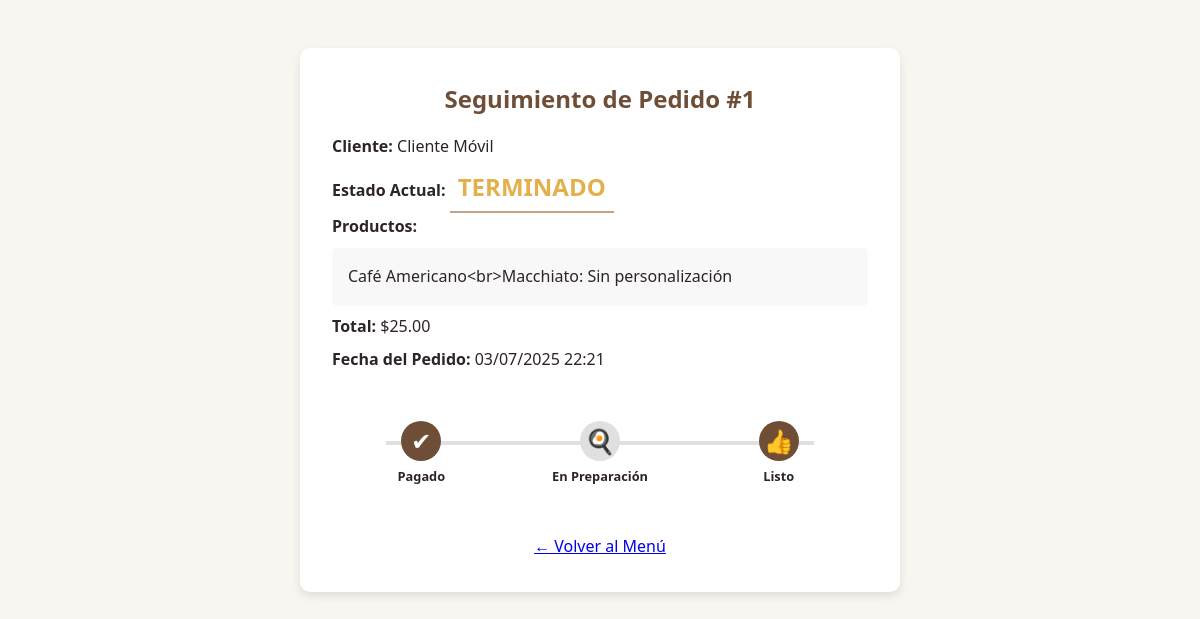
Before: /seguimiento/1 with the older database file.
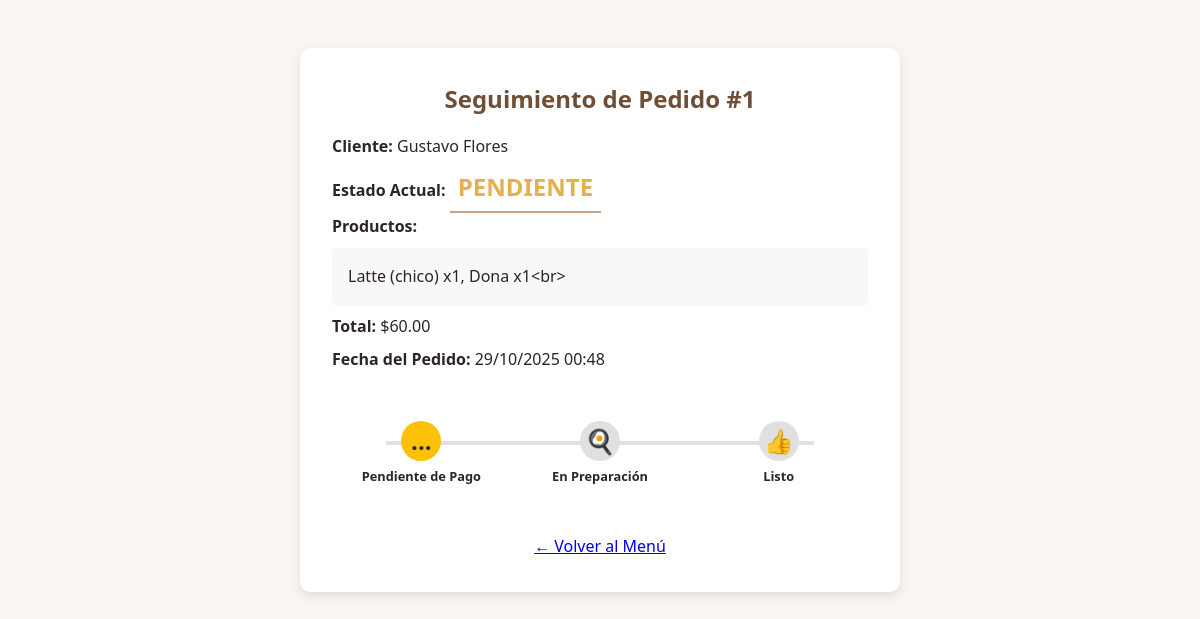
After: the same page with the newer database file.
### app.py (models this page shows)
class Pedido(db.Model):
    id = db.Column(db.Integer, primary_key=True)
    cliente = db.Column(db.String(50), nullable=False)
    productos = db.Column(db.String(500))
    estado = db.Column(db.String(20), default="pendiente")
    pago = db.Column(db.String(20), default="pendiente")
    total = db.Column(db.Float)
    fecha = db.Column(db.DateTime, default=datetime.now)
    hora_pago = db.Column(db.DateTime)
    hora_preparacion = db.Column(db.DateTime)

### app.py (the view)
@app.route('/seguimiento/<int:id_pedido>')
def seguimiento(id_pedido):
    pedido = Pedido.query.get_or_404(id_pedido)
    return render_template('seguimiento.html', pedido=pedido, datetime=datetime)

### templates/seguimiento.html (shortened to what this page needs)
<!DOCTYPE html>
<html lang="es">
<head>
    <link rel="stylesheet" href="{{ url_for('static', filename='styles.css') }}">
</head>
<body>
    <div class="seguimiento-container">
        <h2>Seguimiento de Pedido #{{ pedido.id }}</h2>
        <div class="info-pedido">
            <p><strong>Cliente:</strong> {{ pedido.cliente }}</p>
            <p><strong>Estado Actual:</strong> <span class="estado-actual">{{ pedido.estado.upper() }}</span></p>
            <p><strong>Productos:</strong></p>
            <div class="productos-lista">
                {{ pedido.productos.replace(' | ', '<br>') }}
            </div>
            <p><strong>Total:</strong> ${{ "%.2f"|format(pedido.total) }}</p>
            <p><strong>Fecha del Pedido:</strong> {{ pedido.fecha.strftime('%d/%m/%Y %H:%M') }}</p>
        </div>
        <div class="estado-linea">
            <div class="paso {% if pedido.pago == 'pagado' %}activo{% endif %}">
                {% if pedido.pago == 'pagado' %}
                    <span class="icono">✔</span>
                    <p>Pagado</p>
                {% else %}
                    <span class="icono-pendiente-pago">...</span>
                    <p>Pendiente de Pago</p>
                {% endif %}
            </div>
            <div class="paso {% if pedido.pago == 'pagado' and pedido.estado != 'terminado' %}activo{% endif %}">
                <span class="icono">🍳</span>
                <p>En Preparación</p>
            </div>
            <div class="paso {% if pedido.estado == 'listo' or pedido.estado == 'terminado' %}activo{% endif %}">
                <span class="icono">👍</span>
                <p>Listo</p>
            </div>
        </div>
        <p style="margin-top: 2rem;"><a href="{{ url_for('index') }}">← Volver al Menú</a></p>
    </div>
</body>
</html>

### static/styles.css (style rules this page uses)
:root { --primary: #6F4E37; --secondary: #C4A484; --accent: #E3B04B; --text: #2D2424; }
* { box-sizing: border-box; margin: 0; padding: 0; }
body { font-family: 'Segoe UI', Tahoma, Geneva, Verdana, sans-serif; background-color: #F9F5F0; color: var(--text); line-height: 1.6; }
.productos-lista { margin: 0.5rem 0; padding-left: 1rem; }
.icono-pendiente-pago { font-size: 1.5rem; background-color: #ffc107; color: var(--text); width: 40px; height: 40px; border-radius: 50%; display: flex; align-items: center; justify-content: center; margin: 0 auto 5px; font-weight: bold; }

### templates/seguimiento.html (style rules this page uses)
.seguimiento-container { max-width: 600px; margin: 3rem auto; padding: 2rem; background: white; border-radius: 10px; box-shadow: 0 4px 10px rgba(0, 0, 0, 0.1); text-align: center; }
.seguimiento-container h2 { color: var(--primary); margin-bottom: 1rem; }
.estado-actual { font-size: 1.5rem; font-weight: bold; color: var(--accent); margin-bottom: 2rem; padding: 0.5rem; border-bottom: 2px solid var(--secondary); }
.info-pedido { text-align: left; margin-bottom: 2rem; }
.info-pedido p { margin: 0.5rem 0; }
.estado-linea { display: flex; justify-content: space-between; align-items: flex-start; position: relative; margin: 3rem 0; }
.estado-linea::before { content: ''; position: absolute; top: 20px; left: 10%; right: 10%; height: 4px; background: #e0e0e0; z-index: 0; }
.paso { flex: 1; text-align: center; position: relative; z-index: 1; }
.paso .icono { font-size: 1.5rem; background-color: #e0e0e0; color: white; width: 40px; height: 40px; border-radius: 50%; display: flex; align-items: center; justify-content: center; margin: 0 auto 5px; transition: background-color 0.3s; }
.icono-pendiente-pago { font-size: 1.5rem; background-color: #ffc107; color: var(--text); width: 40px; height: 40px; border-radius: 50%; display: flex; align-items: center; justify-content: center; margin: 0 auto 5px; font-weight: bold; }
.paso p { font-size: 0.8rem; font-weight: bold; }
.productos-lista { text-align: left; padding: 1rem; background: #f8f8f8; border-radius: 5px; }

Changed rows visible on the page:
changed Pedido id 1: cliente "Cliente Móvil" → "Gustavo Flores"; estado "TERMINADO" → "PENDIENTE"; productos.replace "Café Americano<br>Macchiato: Sin personalización" → "Latte (chico) x1, Dona x1<br>"; total "25.00" → "60.00"; fecha "03/07/2025 22:21" → "29/10/2025 00:48"; pago "pagado" → "pendiente" (drawn)
Other visible differences:
text no longer shown: "✔ Pagado"
text now shown: "... Pendiente de Pago"
